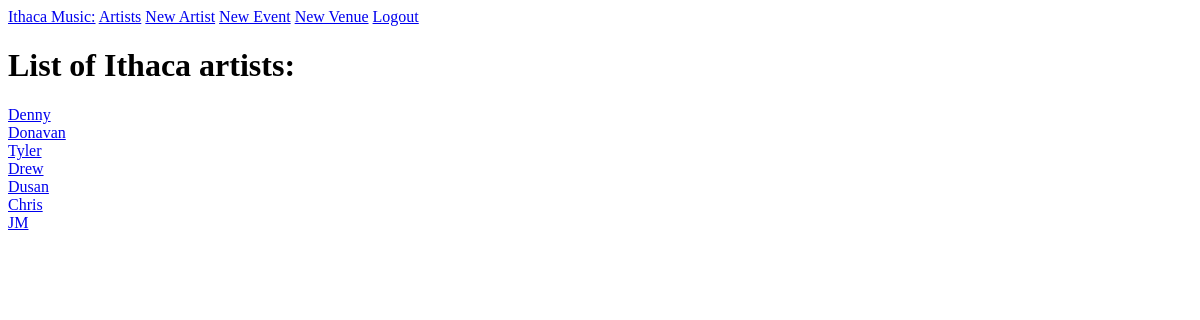
The app's page /artists (signed in), older data.
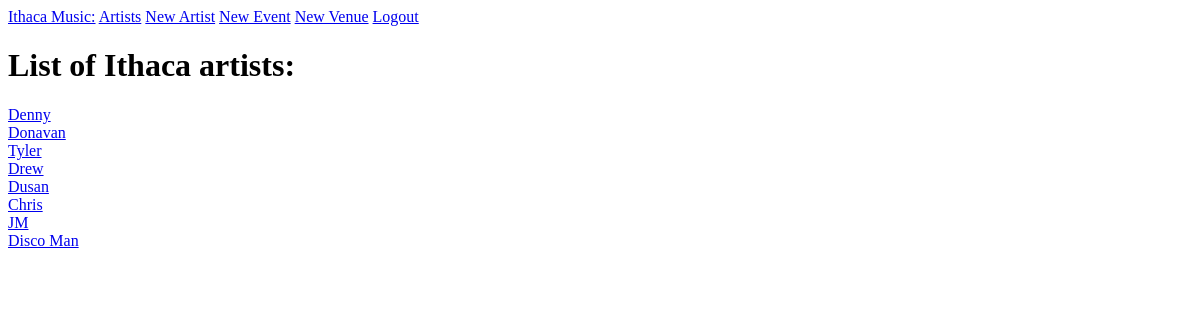
The same page, newer data.
### app/models.py (models this page shows, shortened)
class Artist(db.Model):
    id = db.Column(db.Integer, primary_key=True)
    name = db.Column(db.String(64), index=True)
    hometown = db.Column(db.String(64), index=True)
    about_me = db.Column(db.String(140))

### app/routes.py (the view)
@login_required
@app.route('/artists')
def artists():
  artists = db.session.query(Artist).all()
  return render_template('artists.html',  artists=artists)

### app/models.py (called while the page is built)
@login.user_loader
def load_user(id):
    return User.query.get(int(id))

### app/templates/artists.html
{% extends "base.html" %}
{% block content %}
  <h1>List of Ithaca artists:</h1>
  {% for artist in artists%}
    <div>
      <a href="{{ url_for('artist', name=artist.name) }}">{{artist.name}}</a>
    </div>
  {% endfor %}
{% endblock %}

Row changes from the older to the newer data that the page shows:
added Artist: name "Disco Man"
